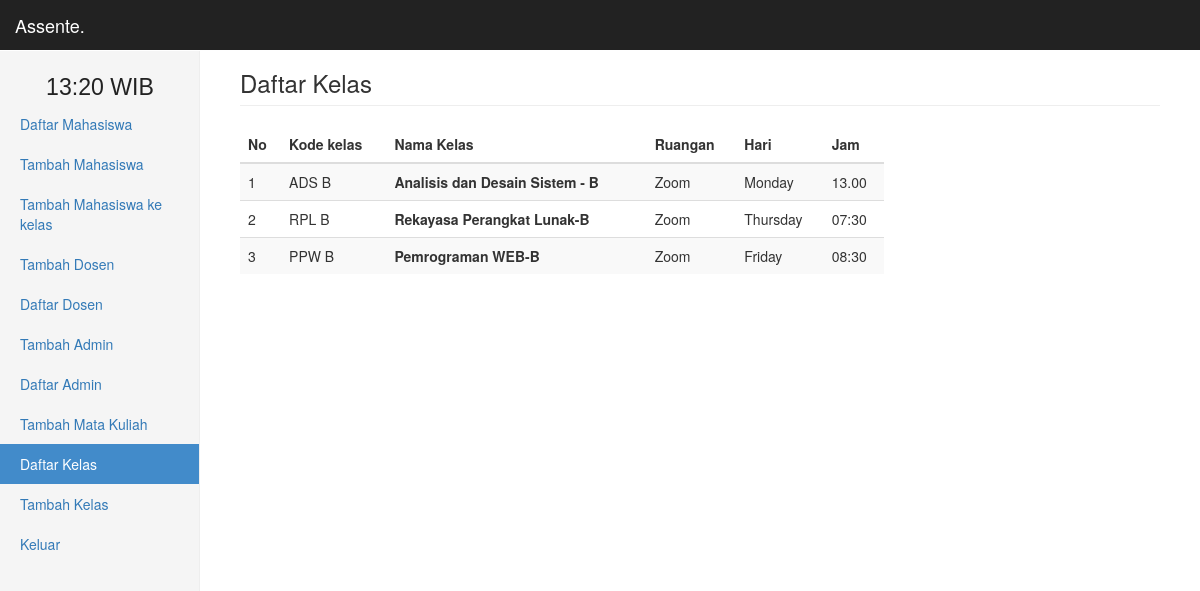
Page /daftar_kls (signed in) on the committed database.
### tables this page shows
CREATE TABLE `kelas` (
  `id_kelas` varchar(4) NOT NULL,
  `kode_kls` varchar(15) NOT NULL,
  `id_mk` varchar(5) NOT NULL,
  `nama_kls` varchar(70) NOT NULL,
  `ruangan` varchar(50) NOT NULL,
  `jadwal_hari` varchar(30) NOT NULL,
  `jam` varchar(20) NOT NULL
);

### view/admin/daftar_kls.php (the view, shortened to what this page needs)
<h3 class='page-header'>Daftar Kelas</h3>
    <div class='table-resfponsive'>
    <?php
        if (isset($_GET['id_adm'])) {
            if ($_GET['id_adm']!=="") {
                $id_user=$_GET['id_adm'];
                include './view/admin/msk_mhs.php';
            } else {
                header("location:admin");
            }
        } else {
$q = "SELECT * FROM kelas ";
$cek_page = $conn->query($q);
if ($cek_page->num_rows != 0) {
    if ($r = $conn->query($q)) {
    if ($r->num_rows!==0) {
            echo "<table class='table table-striped' style='width:70%'>
                    <thead>
                        <tr>
                            <th>No</th>
                            <th>Kode kelas</th>
                            <th>Nama Kelas</th>
                            <th>Ruangan</th>
                            <th>Hari</th>
                            <th>Jam</th>
                        </tr>
                    </thead>
                    <tbody>";
                    $query_siswa = $conn->query($q);
                    $no=0;
                    while ($get_siswa = $query_siswa->fetch_assoc()) {
                        $name = $get_siswa['kode_kls'];
                        $hari = $get_siswa['jadwal_hari'];
                        $jam = $get_siswa['jam'];
                        $ruang = $get_siswa['ruangan'];
                        $school = $get_siswa['nama_kls'];
                        $no++;
                        echo "<tr>
                                <td>$no</td>
                                <td>$name</td>
                                <td><strong>$school</strong></td>
                                <td>$ruang</td>
                                <td>$hari</td>
                                <td>$jam</td>
                            </tr>";
                    }
                    echo "</tbody></table>";
                    } else {
                        echo "<hr />";
                    }
                } else {
                    echo "<div class='alert alert-danger'><strong>Terjadi kesalahan.</strong></div>";
                }
            } else {
                echo "<div class='alert alert-danger'><strong>Tidak ada data untuk ditampilkan</strong></div>";
            }
        }
     ?>
</div>
<script src="lib/js/sweetalert2.min.js"></script> <link rel="stylesheet" type="text/css" href="lib/js/sweetalert2.css">

### rows in the picture
kelas: kode_kls "ADS B", nama_kls "Analisis dan Desain Sistem - B", ruangan "Zoom", jadwal_hari "Monday", jam "13.00"
kelas: kode_kls "RPL B", nama_kls "Rekayasa Perangkat Lunak-B", ruangan "Zoom", jadwal_hari "Thursday", jam "07:30"
kelas: kode_kls "PPW B", nama_kls "Pemrograman WEB-B", ruangan "Zoom", jadwal_hari "Friday", jam "08:30"

### other values in the picture
$name[$i] "Daftar Mahasiswa"
$name[$i] "Tambah Mahasiswa"
$name[$i] "Tambah Mahasiswa ke kelas"
$name[$i] "Tambah Dosen"
$name[$i] "Daftar Dosen"
$name[$i] "Tambah Admin"
$name[$i] "Daftar Admin"
$name[$i] "Tambah Mata Kuliah"
$name[$i] "Daftar Kelas"
$name[$i] "Tambah Kelas"
$name[$i] "Keluar"
